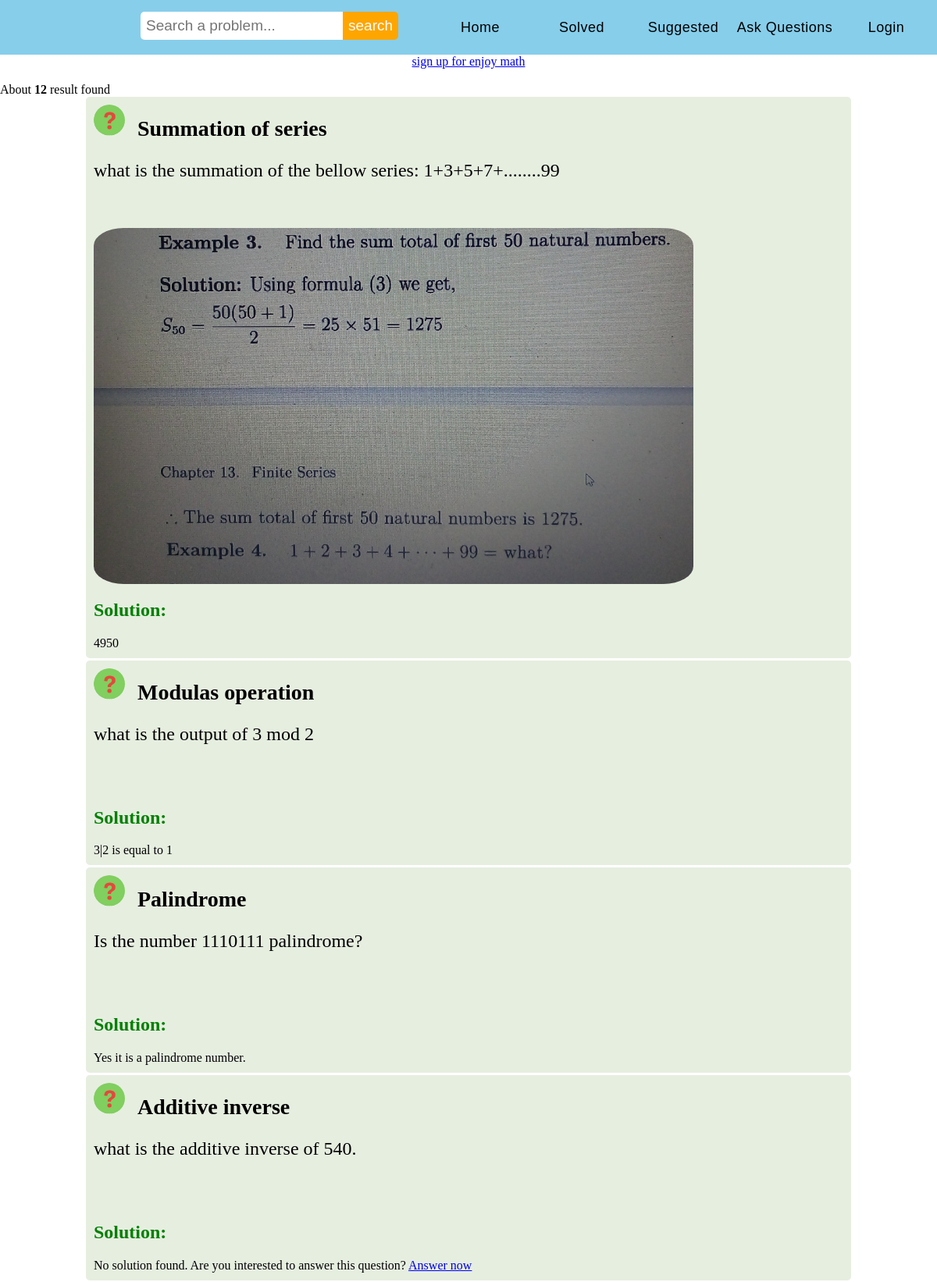
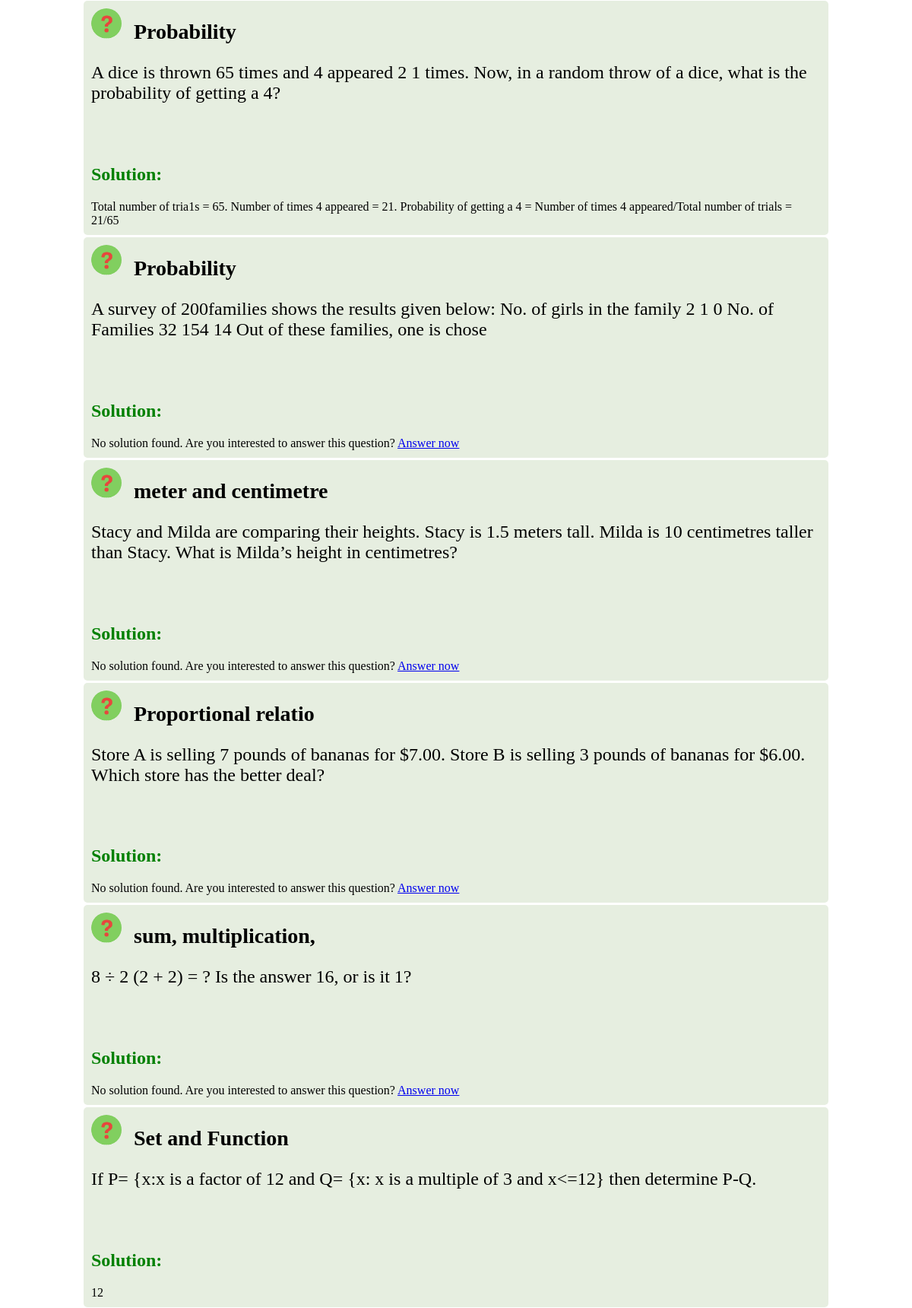
The page /search_result.php (upper part) on the database its author committed (2 pictures, top to bottom).
### tables this page shows
CREATE TABLE `problem` (
  `prob_id` int(10) NOT NULL,
  `prob_heading` varchar(20) NOT NULL,
  `prob_description` varchar(200) NOT NULL,
  `prob_pic` varchar(30) NOT NULL,
  `submit_by` varchar(30) NOT NULL
);

CREATE TABLE `solution` (
  `solution_id` int(10) NOT NULL,
  `solution` varchar(1000) NOT NULL,
  `solution_pic` varchar(100) NOT NULL,
  `submit_by` varchar(30) NOT NULL
);

### search_result.php (the view, shortened to what this page needs)
<?php
include("includes\database_connection_config.php");
?>
<html>
    <head>
		  <link href="stylesheet\style.css?v=<?php echo time();?>" rel="stylesheet" >
		  <link rel="stylesheet" href="path/to/font-awesome/css/font-awesome.min.css">
	</head>
	<body>
	<?php
	   require('includes\menubar.php');
	   if(isset($_COOKIE['current_user_email'])){
		   echo '<div>
				  </div>';
	   }
	   else {
		   echo '<center> <a href="signup.php">sign up for enjoy math </a> </center> <br>';
	   }
	   $search = $_GET["search_text"];
	   $sql="SELECT *FROM problem WHERE prob_description LIKE '%" .$search. "%' ";
	   $run_query=mysqli_query($con,$sql);
	   $number_of_problem=mysqli_num_rows($run_query);
	   echo "About <b>" .$number_of_problem . " </b> result found";
	   echo "<br>";
$sql="SELECT *FROM problem WHERE prob_description LIKE '%" .$search. "%' ";
$result = mysqli_query($con, $sql);
while($row = mysqli_fetch_array($result)) {
	?>
	<div id="problem_stucture" style="background: #E6EEE0;width:80%;margin:auto;padding:10px;border-radius:5px;margin-bottom:3px;">
	<?php
	echo ' <img src="logo/problem_icon.jpg" alt="problem" width="40" height="40" style="display: inline; border-radius: 50% "> ';
    echo '<p style="font-size:28px;margin-bottom:1px;padding:1px;display: inline;"> <b>' . $row['prob_heading'] . '</p> </b> <br>';
    echo '<p style="font-size:24px;font-family:verdana;">' . $row['prob_description'] . "</p> <br>";
    $prob_image_id=$row['prob_id'];
    $query="SELECT *FROM problem WHERE prob_id ='$prob_image_id'";
				 $run_query=mysqli_query($con,$query);
				 $result_pic = mysqli_fetch_assoc($run_query);
				 $pic=$result_pic['prob_pic'];
				 echo "<br>";
				 if($pic=='')
				 {
				 }
				 else
				 {
				 ?>
				 <image src="logo\problem_pic\<?php echo $pic; ?>" width="80%" style="border-radius:5%;"><br>
				<?php
					}
	?>
    <div id="solution">
    	  	<h2 style="color: green; font: italic;"> Solution: </h2>
    	  	<?php
    	  	$r1=$row['prob_id'];
    	  	$solution_sql="SELECT * FROM solution WHERE solution_id ='$r1' ";
    	  	$output=mysqli_query($con, $solution_sql);
    	  	if(mysqli_num_rows($output)==1)
    	  		{
    	  			while($row=mysqli_fetch_array($output))
    	  				{
    	  					echo $row['solution'];
    	  				}
    	  		}
    	  		else
    	  		{
    	  			echo "No solution found. Are you interested to answer this question? <a href=submit_ans.php?id=" . $r1 . "> Answer now  <a> ";
    	  		}
    	  	?>
    	  </div>
    </div>
	<?php
}
echo '<br>';
	?>
	</body>
</html>

### search_result.php (style rules this page uses)
body { margin: 0px; }

### rows shown on the page
problem: prob_heading "Summation of series", prob_description "what is the summation of the bellow series: 1+3+5+7+........99", prob_pic (picture)
solution: solution "4950"
problem: prob_heading "Modulas operation", prob_description "what is the output of 3 mod 2"
solution: solution "3|2 is equal to 1"
problem: prob_heading "Palindrome", prob_description "Is the number 1110111 palindrome?"
solution: solution "Yes it is a palindrome number."
problem: prob_heading "Additive inverse", prob_description "what is the additive inverse of 540."
problem: prob_heading "Probability", prob_description "A dice is thrown 65 times and 4 appeared 2 1 times. Now, in a random throw of a dice, what is the probability of getting a 4?"
solution: solution "Total number of tria1s = 65. Number of times 4 appeared = 21. Probability of getting a 4 = Number of times 4 appeared/Total number of trials = 21/65"
problem: prob_heading "Probability", prob_description "A survey of 200families shows the results given below: No. of girls in the family 2 1 0 No. of Families 32 154 14 Out of these families, one is chose"
problem: prob_heading "meter and centimetre", prob_description "Stacy and Milda are comparing their heights. Stacy is 1.5 meters tall. Milda is 10 centimetres taller than Stacy. What is Milda’s height in centimetres?"
problem: prob_heading "Proportional relatio", prob_description "Store A is selling 7 pounds of bananas for $7.00. Store B is selling 3 pounds of bananas for $6.00. Which store has the better deal?"
problem: prob_heading "sum, multiplication,", prob_description "8 ÷ 2 (2 + 2) = ? Is the answer 16, or is it 1?"
problem: prob_heading "Set and Function", prob_description "If P= {x:x is a factor of 12 and Q= {x: x is a multiple of 3 and x<=12} then determine P-Q."
solution: solution "12"

### other values the page prints
$number_of_problem "12"
